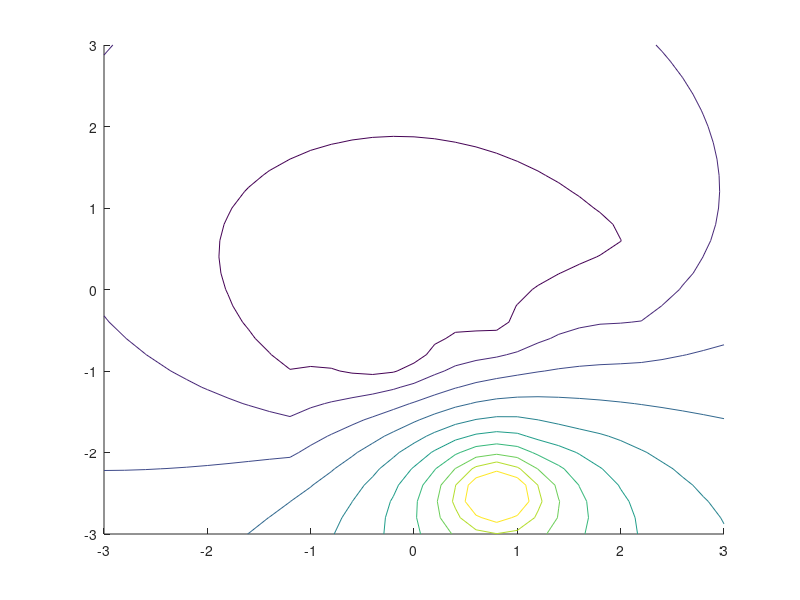

Here is the MATLAB script that generated this plot: (Note: this script raises an error after producing the figure.)
clc; clf; close all; clear all;
load shapedata;

%% numerically solve for potential field and gradient field over a meshgrid
[X Y] = meshgrid(-3:.2:3);
Z4 = 0;
inc = .1;
for i=1:size(endpoints, 1)
    for j = min(endpoints(i,:,1)):inc:max(endpoints(i,:,1))
        for k = min(endpoints(i,:,2)):inc:max(endpoints(i,:,2))
            Z4 = Z4 + log(sqrt((X-j).^2+(Y-k).^2));
        end
    end
end
for theta = 0:inc:2*pi
    a = center(1)+radius.*cos(theta);
    b = center(2)+radius.*sin(theta);
    Z4 = Z4 - log(sqrt((X-a).^2+(Y-b).^2))*2;
end
[U V] = gradient(Z4, .2, .2);
U(isinf(U)) = 0;
V(isinf(V)) = 0;
contour(X, Y, Z4, 'levels', 20)
hold on
quiver(X, Y, U, V)
hold off
graph(radius, center, endpoints)
title('Identified shapes from initial position scan with potential field contours and gradient field vectors')

%% generate path points using this parameterized function
lambda = .001; sigma = .9575;
xi = 0; yi = 0; max_pts = 100;
[xn, yn] = calculate_all('shapedata', xi, yi, lambda, sigma, max_pts)
save('pathpoints', 'xn', 'yn')

function [xn yn] = calculate_all(input, xi, yi, lambda, sigma, max_pts)
    load(input);
    syms X Y Z;
    inc = .1;
    for i=1:size(endpoints, 1)
        for j = min(endpoints(i,:,1)):inc:max(endpoints(i,:,1))
            for k = min(endpoints(i,:,2)):inc:max(endpoints(i,:,2))
                Z = Z + log(sqrt((X-j).^2+(Y-k).^2));
            end
        end
    end
    for theta = 0:inc:2*pi
        a = center(1)+radius.*cos(theta);
        b = center(2)+radius.*sin(theta);
        Z = Z - log(sqrt((X-a).^2+(Y-b).^2))*3;
    end
    G = gradient(Z, [X, Y]);
    dist_from_center = sqrt((xi-center(1))^2+(yi-center(2))^2);
    xn = zeros(1,1);
    yn = zeros(1,1);
    xn(1) = xi;
    yn(1) = yi;
    i = 2;
    while dist_from_center > radius & i < max_pts
        fx = subs(G(1), [X Y], [xn(i-1) yn(i-1)]);
        fy = subs(G(2), [X Y], [xn(i-1) yn(i-1)]);
        xn(i) = lambda*fx + xn(i-1);
        yn(i) = lambda*fy + yn(i-1);
        hold on
        plot(xn(i), yn(i), 'gx')
%         pause(.25)
        hold off
        dist_from_center = sqrt((xn(i)-center(1))^2+(yn(i)-center(2))^2);
        lambda = lambda*sigma;
        i = i + 1;
    end
    graph(radius, center, endpoints)
    legend('Path points')
    title('Path to BoB using gradient descent')
end

% graph gauntlet shapedata that was calculated using ransac_fit.m
function graph(radius, center, endpoints)
    hold on
    circlepts = zeros(2,360);
    for angle=1:360
        circlepts(:,angle) = [radius*cosd(angle)+center(1), radius*sind(angle)+center(2)];
    end
    plot(circlepts(1,:), circlepts(2,:), 'm')
    plot(center(:,1), center(:,2), 'mx')
    plot(0,0,'bx')
    for i=1:size(endpoints, 1)
        plot(endpoints(i,:,1), endpoints(i,:,2), 'r')
    end
    axis equal;
    xlim([-2, 3]);
    ylim([-3, 1]);
    xlabel('[m]')
    ylabel('[m]')
    hold off;
end